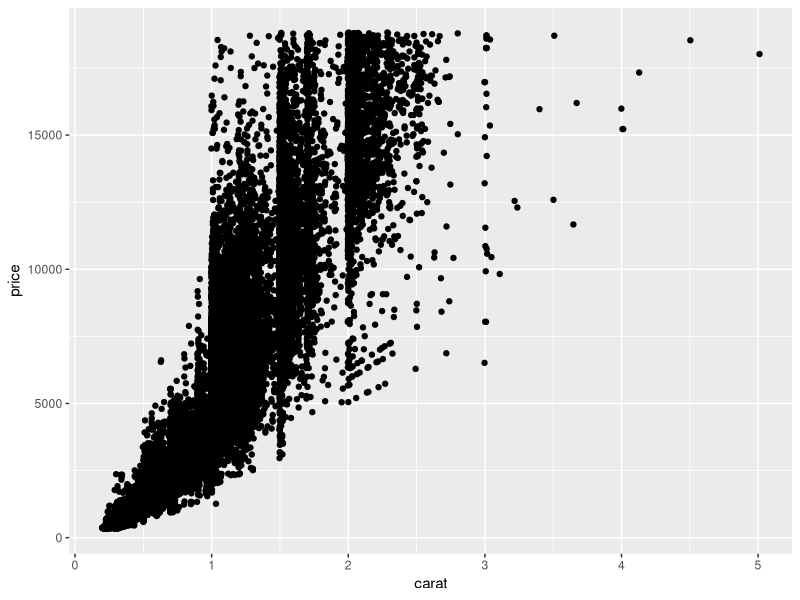
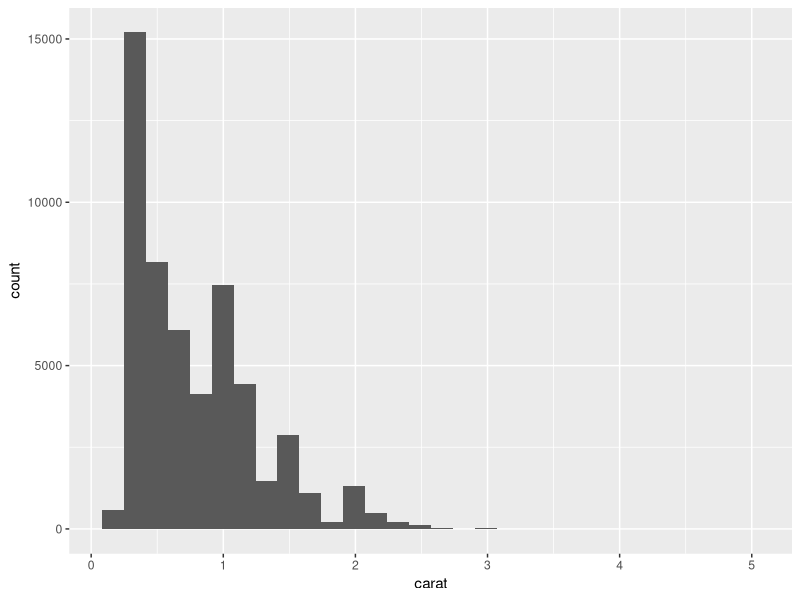

The R script that drew these images, in order:
## ---- chunk 1
library(tidyr)
library(skimr)
library(GGally)
View(diamonds)


#Explore data set 

names(diamonds) 
dim(diamonds) 
summary(diamonds)
head(diamonds)
tail(diamonds)
skimr::skim(diamonds)

#Create a basic ggplot scatterplot of diamond price as a function of size 

ggplot(data = diamonds, aes(x = carat, y = price  ))+ 
  geom_jitter() 

#Create a histogram 

ggplot(data = diamonds, aes(x = carat))+ 
  geom_histogram() 


